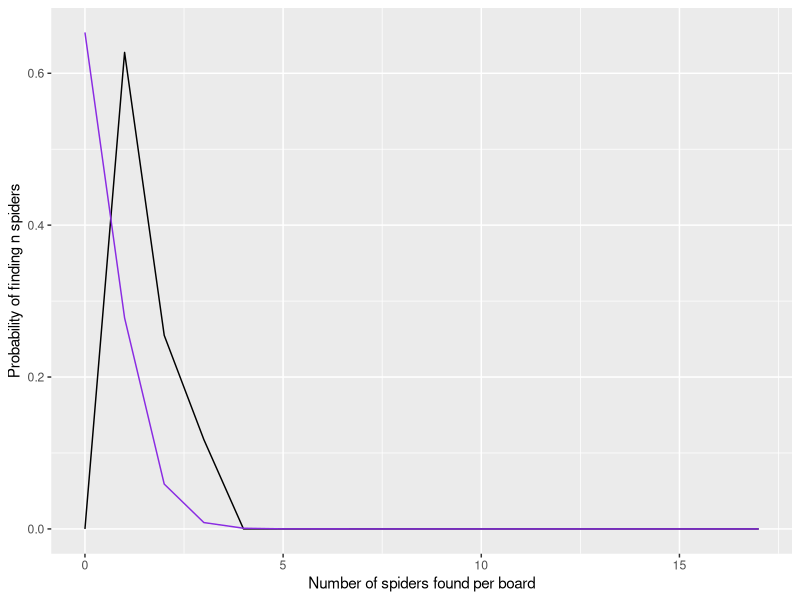

Here is the R script that generated this plot: (Note: this script raises an error after producing the figure.)
##Data Reproducibility 
library(tidyverse)
library(ggplot2)

setwd("~/BSD-QBio5/tutorials/reproducibility/data")
arthro <- read.csv("cole_arthropod_data_1946.csv", stringsAsFactors = FALSE)
colnames(arthro) <- c("bug_counts", "spider_boards", "sow_boards")
View(arthro)

##Q1 and Q4
#make new columns for counting times certain # of spiders found per board and probability of finding a # of spiders per board
arthro$spider_counts <- arthro$bug_counts*arthro$spider_boards #total times x count of spiders found under board
sum_spiders <- sum(arthro$spider_counts)                         #
arthro$spider_prob <- arthro$spider_counts/sum_spiders

#find lambda
spider_lambda <- sum_spiders/sum(arthro$spider_boards)

#do Poisson dist and plot
spider_poisson <- dpois(arthro$bug_counts, spider_lambda)
ggplot(arthro) + aes(x = arthro$bug_counts, y = arthro$spider_prob) + 
  geom_line()  + 
  geom_line(aes(x = arthro$bug_counts, y = spider_poisson), col="blueviolet")+
  xlab("Number of spiders found per board") + 
  ylab("Probability of finding n spiders")
#barplot(arthro$spider_prob)
#ggplot(arthro, aes(spider_prob))+
         #geom_bar()+
         #xlab("Probability of finding spiders under a board") #don't know why i made this but here's this broken plot

##second lambda as defined by challenge
spider_lambda2 <- 0

##LGP
arthro$expec_lgp <- dLGP(arthro$bug_counts,spider_lambda1,spider_lambda2)

lgpplot <- spider_plot + 
  geom_line(aes(x=arthro$bug_counts, y=arthro$expec_lgp),col="orangered3")
lgpplot #for some reason it's exactly the same

